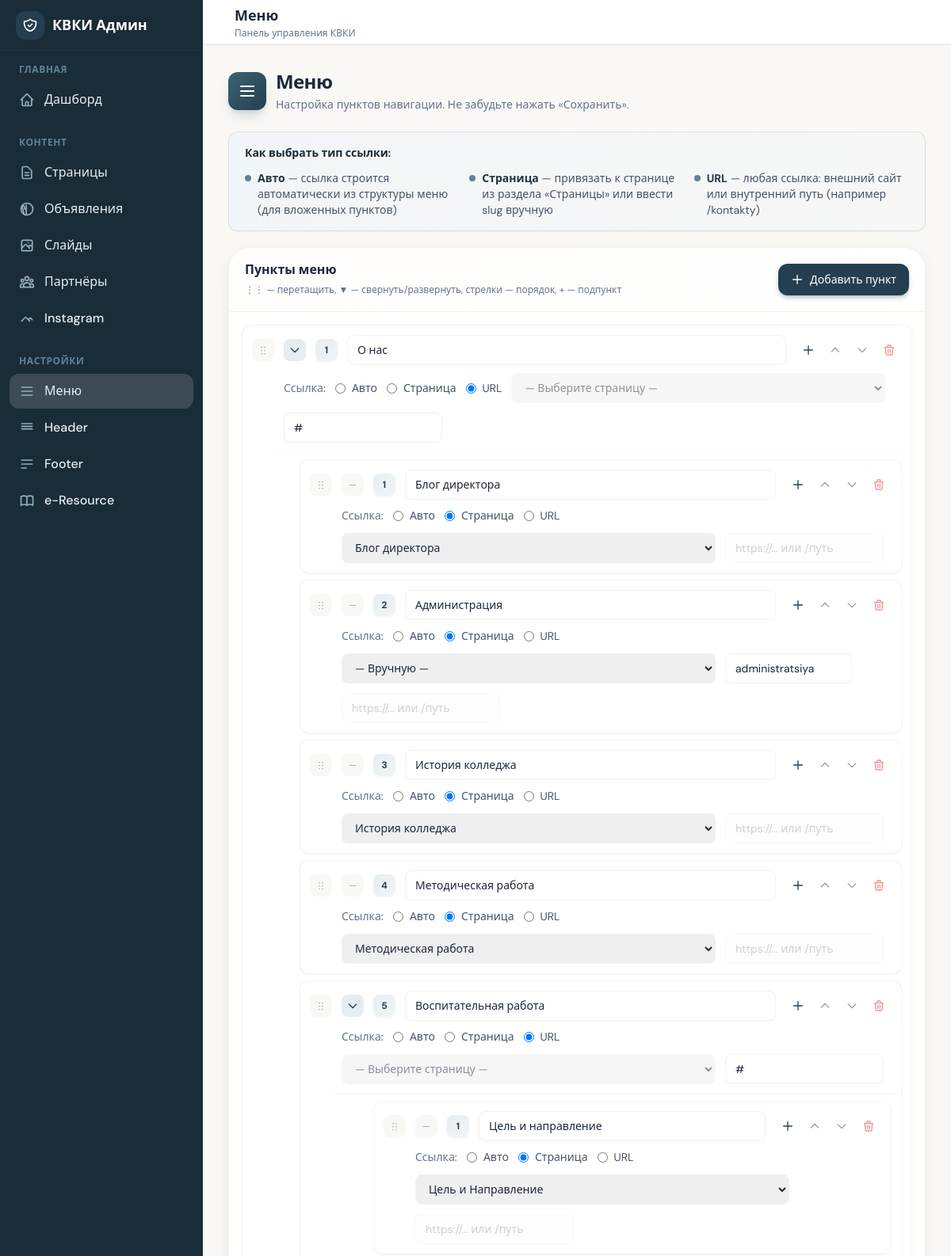
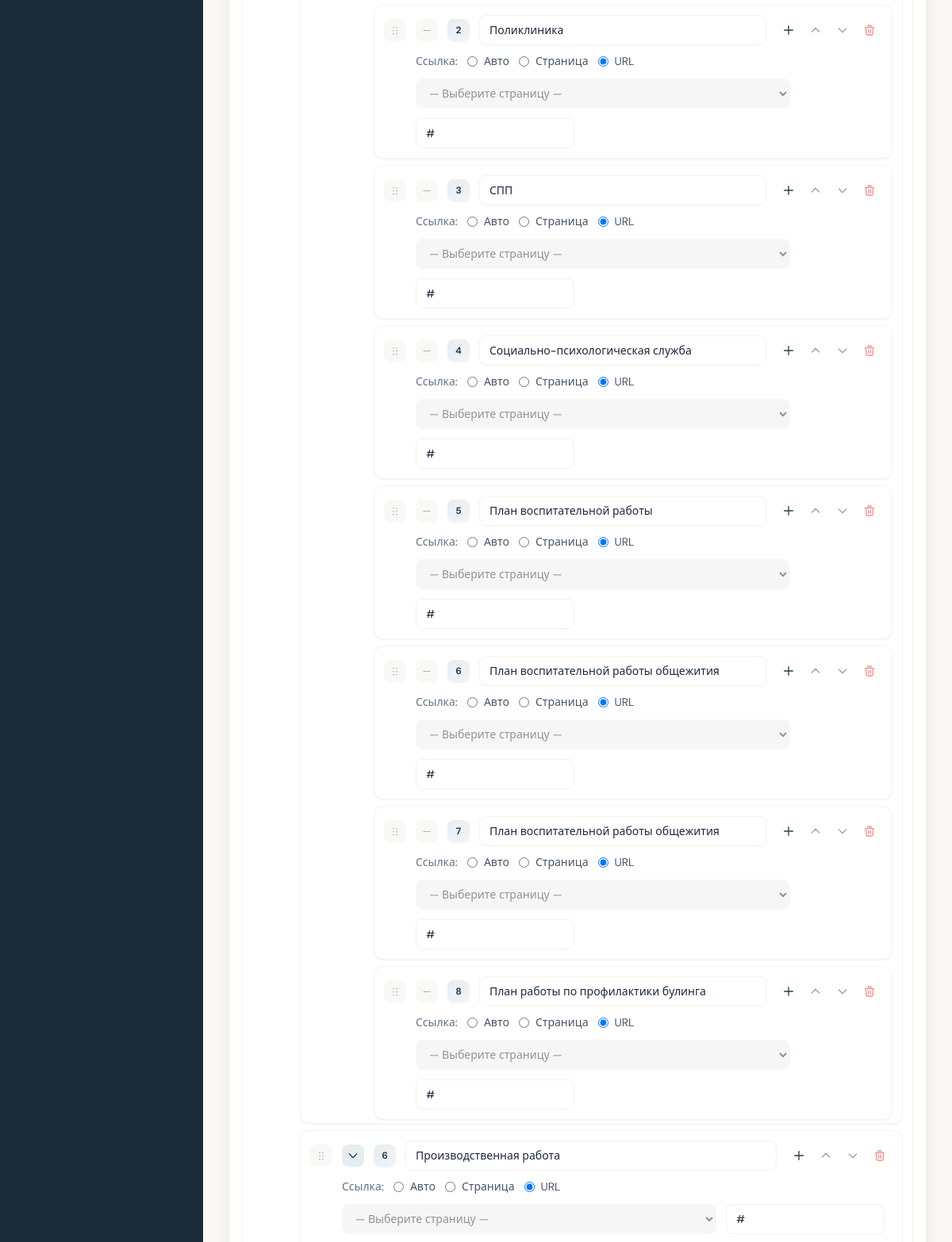
The page /admin/menu (signed in, upper part) on the database its author committed (2 pictures, top to bottom).
### tables this page shows
CREATE TABLE `pages` (
  `id` int(10) UNSIGNED NOT NULL,
  `slug` varchar(255) NOT NULL,
  `title` varchar(255) NOT NULL,
  `content` text,
  `meta_description` varchar(500) DEFAULT NULL,
  `parent_id` int(10) UNSIGNED DEFAULT NULL,
  `sort_order` int(11) DEFAULT '0',
  `is_active` tinyint(1) DEFAULT '1',
  `created_at` timestamp NOT NULL DEFAULT CURRENT_TIMESTAMP,
  `updated_at` timestamp NOT NULL DEFAULT CURRENT_TIMESTAMP ON UPDATE CURRENT_TIMESTAMP
);

### config/config.php (called while the page is built, shortened)
<?php
spl_autoload_register(function ($class) {
    $file = ROOT_PATH . '/classes/' . $class . '.php';
});

### classes/Menu.php (called while the page is built, shortened)
<?php
class Menu
{
    private array $menu = [];
    private function loadMenu(): void
    {
        $menuFile = ROOT_PATH . '/data/menu.json';
        if (file_exists($menuFile)) {
            $json = file_get_contents($menuFile);
            $data = json_decode($json, true);
            $this->menu = $data['menu'] ?? [];
        } else {
            $this->menu = $this->getDefaultMenu();
        }
    }
    public function getMenu(): array
    {
        return $this->menu;
    }
}

### admin/pages/menu.php (the view, shortened to what this page needs)
<?php
require __DIR__ . '/../includes/header.php';
$menuObj = new Menu();
$menu = $menuObj->getMenu();
$pages = [];
try {
    $db = Database::getInstance();
    $pages = $db->query('SELECT id, slug, title FROM pages WHERE is_active = 1 ORDER BY slug')->fetchAll();
} catch (PDOException $e) {}
$systemPages = [
    ['id' => 0, 'slug' => 'index', 'title' => 'Главная'],
    ['id' => 0, 'slug' => 'ob-yavleniya', 'title' => 'Объявления'],
];
$pages = array_merge($systemPages, $pages);
function renderMenuTreeRecursive(array $items, string $pathPrefix, int $level, array $pages): string
{
    $html = '';
    foreach ($items as $i => $item) {
        $path = $pathPrefix === '' ? (string)$i : $pathPrefix . '-' . $i;
        $title = htmlspecialchars($item['title'] ?? '');
        $children = $item['children'] ?? [];
        $hasSlug = !empty($item['slug']);
        $hasUrl = !empty($item['url']);
        $linkType = $hasSlug ? 'page' : ($hasUrl ? 'custom' : 'auto');
        $slug = htmlspecialchars($item['slug'] ?? '');
        $url = htmlspecialchars($item['url'] ?? '');
        $pathBase = str_replace('-', '][children][', $path);
        $slugInPages = in_array($slug, ['index', 'ob-yavleniya']) || in_array($slug, array_column($pages, 'slug'));
        $indent = $level * 20;
        $hasChildren = !empty($children);
        $html .= '<div class="menu-node group rounded-xl border border-cream-200/80 bg-white shadow-sm hover:shadow-md hover:border-sage-300/70 transition-all duration-200" style="margin-left: ' . $indent . 'px" data-path="' . htmlspecialchars($path) . '">';
        $html .= '<div class="p-3">';
        $html .= '<div class="flex items-center gap-3">';
        $html .= '<span class="menu-drag-handle flex-shrink-0 w-7 h-7 rounded-lg bg-cream-100 text-ink-400 flex items-center justify-center cursor-grab active:cursor-grabbing hover:bg-cream-200 hover:text-ink-600 transition-colors" title="Перетащить">';
        $html .= '<svg class="w-4 h-4" fill="currentColor" viewBox="0 0 24 24"><path d="M8 6h2v2H8V6zm6 0h2v2h-2V6zm-6 6h2v2H8v-2zm6 0h2v2h-2v-2zm-6 6h2v2H8v-2zm6 0h2v2h-2v-2z"/></svg>';
        $html .= '</span>';
        if ($hasChildren) {
            $html .= '<button type="button" class="menu-toggle flex-shrink-0 w-7 h-7 rounded-lg bg-sage-100 text-sage-600 flex items-center justify-center hover:bg-sage-200 transition-colors" title="Свернуть/развернуть подпункты" aria-expanded="true">';
            $html .= '<svg class="menu-chevron w-4 h-4 transition-transform duration-200" fill="none" stroke="currentColor" viewBox="0 0 24 24"><path stroke-linecap="round" stroke-linejoin="round" stroke-width="2" d="M19 9l-7 7-7-7"/></svg>';
            $html .= '</button>';
        } else {
            $html .= '<span class="flex-shrink-0 w-7 h-7 rounded-lg bg-cream-100 flex items-center justify-center text-xs text-ink-400">—</span>';
        }
        $html .= '<span class="menu-ordinal flex-shrink-0 w-7 h-7 rounded-lg bg-gradient-to-br from-sage-100 to-sage-50 text-sage-600 flex items-center justify-center text-xs font-bold shadow-sm">' . ($i + 1) . '</span>';
        $html .= '<input type="text" name="menu[' . $pathBase . '][title]" value="' . $title . '" placeholder="Название пункта меню (как будет отображаться)" class="flex-1 min-w-0 px-3 py-2 border border-cream-200 rounded-lg text-sm font-medium focus:ring-2 focus:ring-sage-400/30 focus:border-sage-400 transition-shadow">';
        $html .= '<div class="flex items-center gap-0.5 shrink-0" role="toolbar" aria-label="Действия с пунктом">';
        $html .= '<a href="' . ADMIN_URL . '/menu?add=' . urlencode($path) . '" class="p-2 rounded-lg text-sage-600 hover:bg-sage-50 hover:text-sage-700 transition-colors" title="Добавить подпункт (вложенное меню)"><svg class="w-4 h-4" fill="none" stroke="currentColor" viewBox="0 0 24 24"><path stroke-linecap="round" stroke-linejoin="round" stroke-width="2" d="M12 4v16m8-8H4"/></svg></a>';
        $html .= '<a href="' . ADMIN_URL . '/menu?move_up=' . urlencode($path) . '" class="p-2 rounded-lg text-ink-400 hover:bg-cream-100 hover:text-ink-600 transition-colors" title="Поднять пункт выше"><svg class="w-4 h-4" fill="none" stroke="currentColor" viewBox="0 0 24 24"><path stroke-linecap="round" stroke-linejoin="round" stroke-width="2" d="M5 15l7-7 7 7"/></svg></a>';
        $html .= '<a href="' . ADMIN_URL . '/menu?move_down=' . urlencode($path) . '" class="p-2 rounded-lg text-ink-400 hover:bg-cream-100 hover:text-ink-600 transition-colors" title="Опустить пункт ниже"><svg class="w-4 h-4" fill="none" stroke="currentColor" viewBox="0 0 24 24"><path stroke-linecap="round" stroke-linejoin="round" stroke-width="2" d="M19 9l-7 7-7-7"/></svg></a>';
        $html .= '<a href="' . ADMIN_URL . '/menu?delete=' . urlencode($path) . '" class="p-2 rounded-lg text-red-400/80 hover:bg-red-50 hover:text-red-600 transition-colors" title="Удалить пункт" onclick="return confirm(\'Удалить пункт?\')"><svg class="w-4 h-4" fill="none" stroke="currentColor" viewBox="0 0 24 24"><path stroke-linecap="round" stroke-linejoin="round" stroke-width="2" d="M19 7l-.867 12.142A2 2 0 0116.138 21H7.862a2 2 0 01-1.995-1.858L5 7m5 4v6m4-6v6m1-10V4a1 1 0 00-1-1h-4a1 1 0 00-1 1v3M4 7h16"/></svg></a>';
        $html .= '</div>';
        $html .= '</div>';
        $html .= '<div class="flex flex-wrap items-center gap-3 mt-2.5 ml-10 text-sm">';
        $html .= '<span class="text-ink-500 font-medium shrink-0">Ссылка:</span>';
        $html .= '<div class="flex items-center gap-3">';
        $html .= '<label class="flex items-center gap-2 cursor-pointer"><input type="radio" name="menu[' . $pathBase . '][link_type]" value="auto" ' . ($linkType === 'auto' ? 'checked' : '') . ' class="text-sage-600 focus:ring-sage-500"> <span class="text-ink-600">Авто</span></label>';
        $html .= '<label class="flex items-center gap-2 cursor-pointer"><input type="radio" name="menu[' . $pathBase . '][link_type]" value="page" ' . ($linkType === 'page' ? 'checked' : '') . ' class="text-sage-600 focus:ring-sage-500"> <span class="text-ink-600">Страница</span></label>';
        $html .= '<label class="flex items-center gap-2 cursor-pointer"><input type="radio" name="menu[' . $pathBase . '][link_type]" value="custom" ' . ($linkType === 'custom' ? 'checked' : '') . ' class="text-sage-600 focus:ring-sage-500"> <span class="text-ink-600">URL</span></label>';
        $html .= '</div>';
        $html .= '<select name="menu[' . $pathBase . '][slug]" class="menu-page-select px-3 py-2 border border-cream-200 rounded-lg text-sm focus:ring-2 focus:ring-sage-400/30 focus:border-sage-400 min-w-[180px] transition-shadow" data-path="' . htmlspecialchars($path) . '" title="Выберите страницу из списка или «Вручную» для ввода slug">';
        $html .= '<option value="">— Выберите страницу —</option>';
        foreach ($pages as $p) {
            $sel = ($slug === $p['slug']) ? ' selected' : '';
            $html .= '<option value="' . htmlspecialchars($p['slug']) . '"' . $sel . '>' . htmlspecialchars($p['title']) . '</option>';
        }
        $html .= '<option value="__manual__"' . ($linkType === 'page' && $slug !== '' && !$slugInPages ? ' selected' : '') . '>— Вручную —</option>';
        $html .= '</select>';
        $html .= '<input type="text" name="menu[' . $pathBase . '][slug_manual]" value="' . ($slugInPages ? '' : $slug) . '" placeholder="например: o-kolledzhe" class="menu-slug-manual px-3 py-2 border border-cream-200 rounded-lg text-sm focus:ring-2 focus:ring-sage-400/30 w-40" style="display:' . ($linkType === 'page' && $slug !== '' && !$slugInPages ? 'inline-block' : 'none') . '" data-path="' . htmlspecialchars($path) . '" title="Введите slug страницы (латиница, дефисы)">';
        $html .= '<input type="text" name="menu[' . $pathBase . '][url]" value="' . $url . '" placeholder="https://... или /путь" class="menu-url-input px-3 py-2 border border-cream-200 rounded-lg text-sm focus:ring-2 focus:ring-sage-400/30 min-w-[200px] transition-shadow" data-path="' . htmlspecialchars($path) . '" title="Внешняя ссылка или внутренний путь">';
        $html .= '</div>';
        $html .= '</div>';
        if (!empty($children)) {
            $html .= '<div class="menu-children border-t border-cream-100 pt-2 pb-1 px-3 ml-10 space-y-2">';
            $html .= renderMenuTreeRecursive($children, $path, $level + 1, $pages);
            $html .= '</div>';
        } else {
            $html .= renderMenuTreeRecursive($children, $path, $level + 1, $pages);
        }
        $html .= '</div>';
    }
    return $html;
}
function renderMenuTree(array $items, array $pages): string
{
    return renderMenuTreeRecursive($items, '', 0, $pages);
}
?>
<div class="max-w-5xl">
    <div class="mb-6">
        <div class="flex items-center gap-3">
            <div class="w-12 h-12 rounded-xl bg-gradient-to-br from-sage-500 to-sage-600 flex items-center justify-center shadow-lg shadow-sage-500/20">
                <svg class="w-6 h-6 text-white" fill="none" stroke="currentColor" viewBox="0 0 24 24"><path stroke-linecap="round" stroke-linejoin="round" stroke-width="2" d="M4 6h16M4 12h16M4 18h16"/></svg>
            </div>
            <div>
                <h1 class="text-2xl font-bold text-ink-800 tracking-tight">Меню</h1>
                <p class="text-ink-500 text-sm mt-0.5">Настройка пунктов навигации. Не забудьте нажать «Сохранить».</p>
            </div>
        </div>
    </div>
    <div class="mb-5 py-4 px-5 rounded-xl bg-gradient-to-r from-sage-50 to-sage-50/50 border border-sage-200/60 shadow-sm">
        <p class="text-sm font-semibold text-sage-800 mb-3">Как выбрать тип ссылки:</p>
        <div class="grid sm:grid-cols-3 gap-3 text-sm text-ink-600">
            <div class="flex items-start gap-2">
                <span class="w-2 h-2 rounded-full bg-sage-400 mt-1.5 shrink-0"></span>
                <div><strong class="text-sage-700">Авто</strong> — ссылка строится автоматически из структуры меню (для вложенных пунктов)</div>
            </div>
            <div class="flex items-start gap-2">
                <span class="w-2 h-2 rounded-full bg-sage-400 mt-1.5 shrink-0"></span>
                <div><strong class="text-sage-700">Страница</strong> — привязать к странице из раздела «Страницы» или ввести slug вручную</div>
            </div>
            <div class="flex items-start gap-2">
                <span class="w-2 h-2 rounded-full bg-sage-400 mt-1.5 shrink-0"></span>
                <div><strong class="text-sage-700">URL</strong> — любая ссылка: внешний сайт или внутренний путь (например /kontakty)</div>
            </div>
        </div>
    </div>
    <form method="post">
        <div class="rounded-[28px] border border-black/5 bg-white shadow-soft hover:shadow-card hover:border-sage-600/40 transition-all duration-300 overflow-hidden">
            <div class="px-5 py-4 border-b border-cream-200 bg-gradient-to-r from-cream-50 to-white flex items-center justify-between flex-wrap gap-2">
                <div>
                    <span class="font-semibold text-ink-800 block">Пункты меню</span>
                    <span class="text-xs text-ink-500">⋮⋮ — перетащить, ▼ — свернуть/развернуть, стрелки — порядок, + — подпункт</span>
                </div>
                <a href="<?= ADMIN_URL ?>/menu?add=" class="inline-flex items-center gap-2 px-4 py-2.5 bg-sage-600 text-white text-sm font-medium rounded-xl hover:bg-sage-700 shadow-md shadow-sage-600/25 hover:shadow-lg hover:shadow-sage-600/30 transition-all duration-200">
                    <svg class="w-4 h-4" fill="none" stroke="currentColor" viewBox="0 0 24 24"><path stroke-linecap="round" stroke-linejoin="round" stroke-width="2" d="M12 4v16m8-8H4"/></svg>
                    Добавить пункт
                </a>
            </div>
            <div id="menu-sortable-root" class="p-4 space-y-3 bg-cream-50/30">
                <?= renderMenuTree($menu, $pages) ?>
            </div>
        </div>
    </form>
</div>
<?php require __DIR__ . '/../includes/footer.php'; ?>

### rows shown on the page
pages: title "Блог директора", slug "☐ Авто", slug "☑ Страница", slug "☐ URL"
pages: title "История колледжа", slug "☐ Авто", slug "☑ Страница", slug "☐ URL"
pages: title "Методическая работа", slug "☐ Авто", slug "☑ Страница", slug "☐ URL"

### other values the page prints
$groupLabel "ГЛАВНАЯ"
$item['label'] "Дашборд"
$groupLabel "КОНТЕНТ"
$item['label'] "Страницы"
$item['label'] "Объявления"
$item['label'] "Слайды"
$item['label'] "Партнёры"
$item['label'] "Instagram"
$groupLabel "НАСТРОЙКИ"
$item['label'] "Меню"
$item['label'] "Header"
$item['label'] "Footer"
$item['label'] "e-Resource"
$adminTitle "Меню"
form field value "Блог директора"
